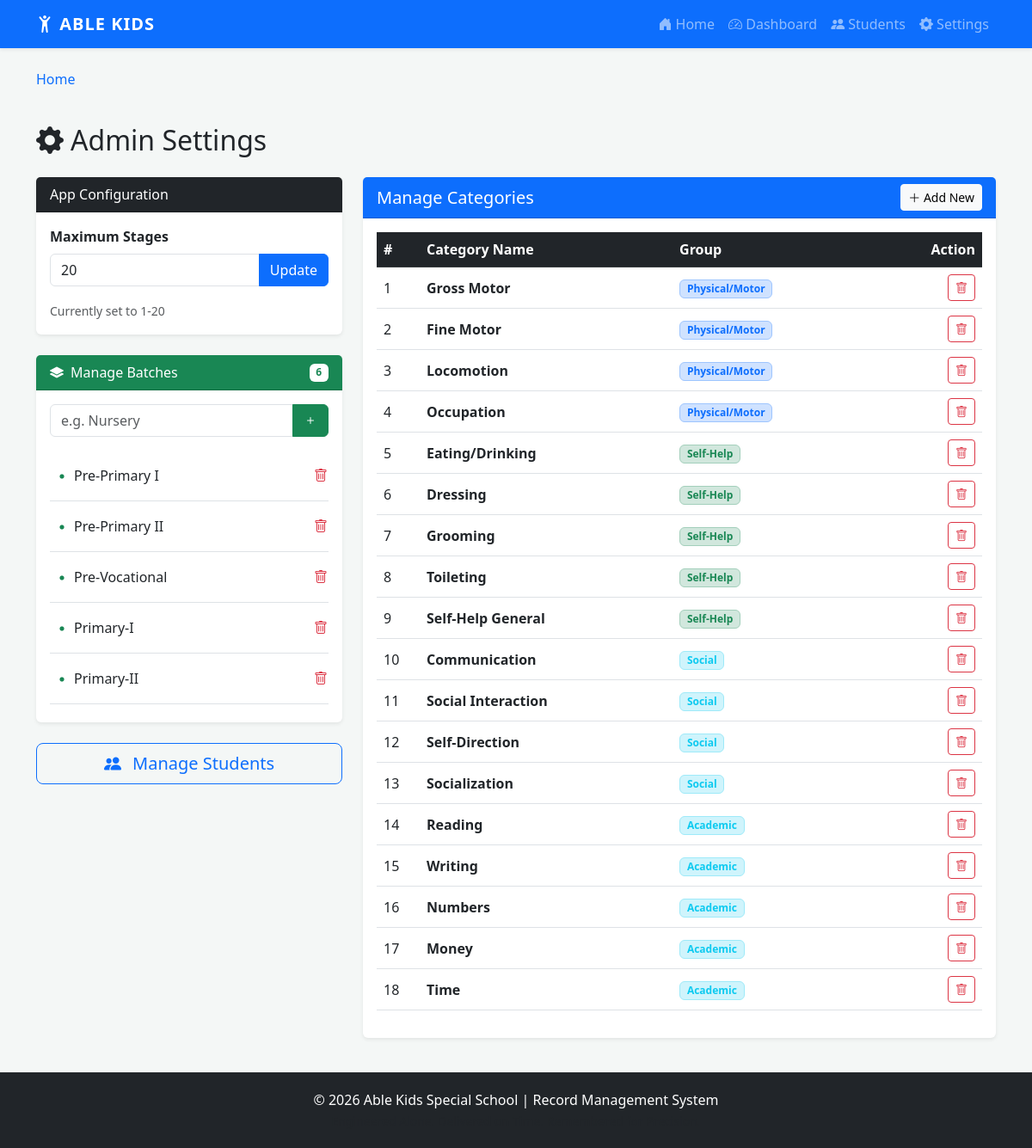
The page /settings on the database its author committed.
### app.py (models this page shows)
class Batch(db.Model):
    id = db.Column(db.Integer, primary_key=True)
    name = db.Column(db.String(50), unique=True, nullable=False)
    students = db.relationship('Student', backref='batch_group', lazy=True)

class BehavioralCategory(db.Model):
    id = db.Column(db.Integer, primary_key=True)
    name = db.Column(db.String(100), nullable=False)
    group = db.Column(db.String(50))

### app.py (the view, shortened to what this page needs)
@app.route('/settings', methods=['GET', 'POST'])
def settings():
    categories = BehavioralCategory.query.all()
    return render_template('settings.html', categories=categories)

### app.py (called while the page is built)
@app.context_processor
def inject_global_vars():
    config = AppConfig.query.filter_by(key='total_stages').first()
    stages = config.value if config else 20
    all_batches = Batch.query.order_by(Batch.name).all()
    all_cats = BehavioralCategory.query.all()
    return dict(total_stages=stages, batches_list=all_batches, cat_count=len(all_cats))

### templates/settings.html (shortened to what this page needs)
{% extends "base.html" %}
{% block content %}
<div class="container mt-4">
    <h2 class="mb-4"><i class="bi bi-gear-fill me-2"></i>Admin Settings</h2>
    <div class="row">
        <div class="col-md-4">
            <div class="card shadow-sm border-0 mb-4">
                <div class="card-header bg-dark text-white">App Configuration</div>
                <div class="card-body">
                    <form action="/settings" method="POST">
                        <label class="form-label fw-bold">Maximum Stages</label>
                        <div class="input-group mb-3">
                            <input type="number" name="total_stages" class="form-control" value="{{ total_stages }}">
                            <button class="btn btn-primary" type="submit">Update</button>
                        </div>
                        <small class="text-muted">Currently set to 1-{{ total_stages }}</small>
                    </form>
                </div>
            </div>
            <div class="card shadow-sm border-0 mb-4">
                <div class="card-header bg-success text-white d-flex justify-content-between align-items-center">
                    <span><i class="bi bi-layers-fill me-2"></i>Manage Batches</span>
                    <span class="badge bg-white text-success">{{ batches_list|length }}</span>
                </div>
                <div class="card-body">
                    <form action="/settings/add_batch" method="POST" class="mb-3">
                        <div class="input-group">
                            <input type="text" name="batch_name" class="form-control" placeholder="e.g. Nursery"
                                required>
                            <button class="btn btn-success" type="submit"><i class="bi bi-plus"></i></button>
                        </div>
                    </form>
                    <div class="list-group list-group-flush" style="max-height: 300px; overflow-y: auto;">
                        {% for b in batches_list %}
                        <div class="list-group-item d-flex justify-content-between align-items-center px-0">
                            <div class="d-flex align-items-center">
                                <i class="bi bi-dot text-success fs-3"></i>
                                <span class="fw-medium">{{ b.name }}</span>
                            </div>
                            <a href="/settings/delete_batch/{{ b.id }}" class="btn btn-link text-danger p-0"
                                onclick="return confirm('Delete this batch? Ensure no students are assigned to it.')">
                                <i class="bi bi-trash"></i>
                            </a>
                        </div>
                        {% endfor %}
                    </div>
                </div>
            </div>
            <div class="d-grid gap-2">
                <a href="/students" class="btn btn-outline-primary btn-lg">
                    <i class="bi bi-people-fill me-2"></i> Manage Students
                </a>
            </div>
        </div>
        <div class="col-md-8">
            <div class="card shadow-sm border-0">
                <div class="card-header bg-primary text-white d-flex justify-content-between align-items-center">
                    <h5 class="mb-0">Manage Categories</h5>
                    <button class="btn btn-sm btn-light" data-bs-toggle="modal" data-bs-target="#addCatModal">
                        <i class="bi bi-plus-lg"></i> Add New
                    </button>
                </div>
                <div class="card-body">
                    <div class="table-responsive">
                        <table class="table table-hover align-middle">
                            <thead class="table-dark">
                                <tr>
                                    <th style="width: 50px;">#</th>
                                    <th>Category Name</th>
                                    <th>Group</th>
                                    <th class="text-end">Action</th>
                                </tr>
                            </thead>
                            <tbody>
                                {% for cat in categories %}
                                <tr>
                                    <td>{{ loop.index }}</td>
                                    <td class="fw-bold">{{ cat.name }}</td>
                                    <td>
                                        {% if cat.group == 'Physical' %}
                                        <span
                                            class="badge bg-primary-subtle text-primary border border-primary-subtle">Physical/Motor</span>
                                        {% elif cat.group == 'Self-Help' %}
                                        <span
                                            class="badge bg-success-subtle text-success border border-success-subtle">Self-Help</span>
                                        {% else %}
                                        <span class="badge bg-info-subtle text-info border border-info-subtle">{{
                                            cat.group }}</span>
                                        {% endif %}
                                    </td>
                                    <td class="text-end">
                                        <a href="/settings/delete_category/{{ cat.id }}"
                                            class="btn btn-sm btn-outline-danger"
                                            onclick="return confirm('Delete Category: {{ cat.name }}?')">
                                            <i class="bi bi-trash"></i>
                                        </a>
                                    </td>
                                </tr>
                                {% endfor %}
                            </tbody>
                        </table>
                    </div>
                </div>
            </div>
        </div>
    </div>
</div>
{% endblock %}

### templates/base.html (style rules this page uses)
body { display: flex; flex-direction: column; min-height: 100vh; background-color: #f4f7f6; }

### rows shown on the page
Batch: name "Pre-Primary I"
Batch: name "Pre-Primary II"
Batch: name "Pre-Vocational"
Batch: name "Primary-I"
Batch: name "Primary-II"
BehavioralCategory: name "Gross Motor", group "Physical/Motor"
BehavioralCategory: name "Fine Motor", group "Physical/Motor"
BehavioralCategory: name "Locomotion", group "Physical/Motor"
BehavioralCategory: name "Occupation", group "Physical/Motor"
BehavioralCategory: name "Eating/Drinking", group "Self-Help"
BehavioralCategory: name "Dressing", group "Self-Help"
BehavioralCategory: name "Grooming", group "Self-Help"
BehavioralCategory: name "Toileting", group "Self-Help"
BehavioralCategory: name "Self-Help General", group "Self-Help"
BehavioralCategory: name "Communication", group "Social"
BehavioralCategory: name "Social Interaction", group "Social"
BehavioralCategory: name "Self-Direction", group "Social"
BehavioralCategory: name "Socialization", group "Social"
BehavioralCategory: name "Reading", group "Academic"
BehavioralCategory: name "Writing", group "Academic"
BehavioralCategory: name "Numbers", group "Academic"
BehavioralCategory: name "Money", group "Academic"
BehavioralCategory: name "Time", group "Academic"

### other values the page prints
{{ total_stages }} "20"
{{ batches_list|length }} "6"
